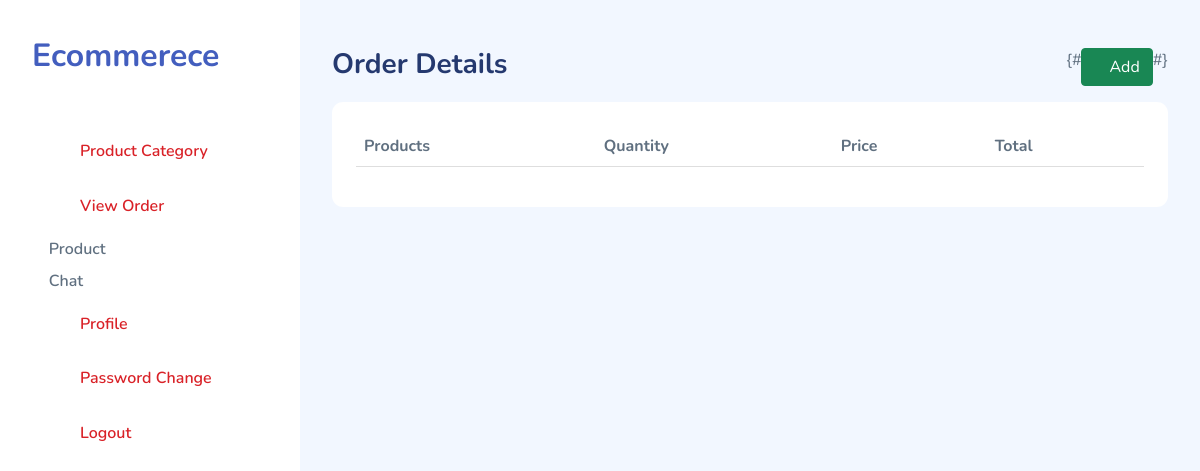
Page /dashboard/order_details_ind/79ecc9eb44e34179b026fbca0216a335 (signed in) on the earlier database version.
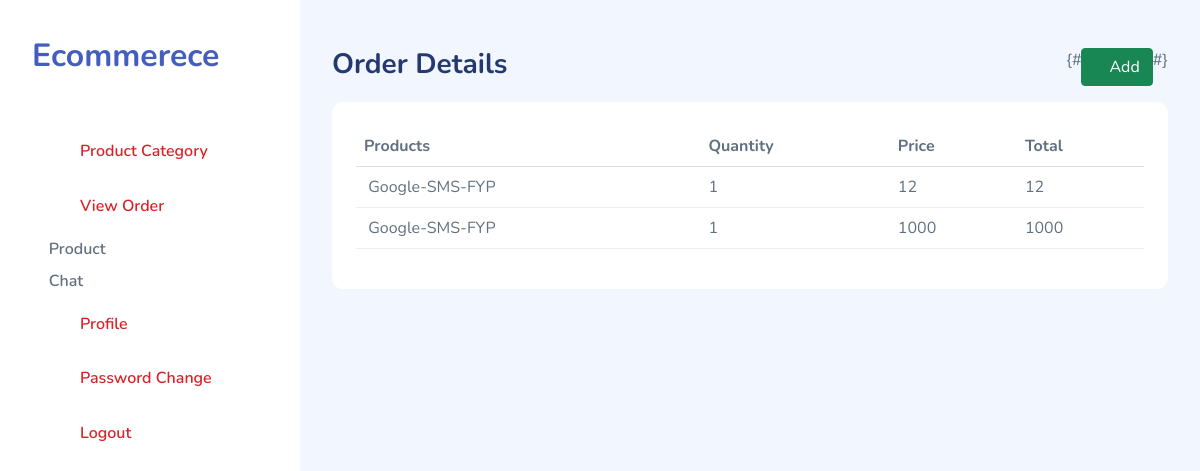
Same page on the later database version.
### cart/models.py (models this page shows, shortened)
class Cart(models.Model):
    product = models.ForeignKey(Product, on_delete=models.PROTECT)
    user = models.ForeignKey(MyUser, on_delete=models.PROTECT)
    quantity = models.PositiveIntegerField()
    is_bought = models.BooleanField(default=False)
    is_paid = models.BooleanField(default=False)
    payment_method = models.CharField(max_length=50, null=True, blank=True)
    order_id = models.CharField(max_length=100, null=True, blank=True)
    shipping_address = models.CharField(max_length=100, null=True, blank=True)
    price = models.PositiveIntegerField(null=True, blank=True)
    is_send = models.BooleanField(default=False)
    is_delivered = models.BooleanField(default=False)

### products/models.py (models this page shows, shortened)
class Product(models.Model):
    name = models.CharField(max_length=100)
    price = models.PositiveIntegerField()
    categories = models.ForeignKey(ProductCategories, on_delete=models.PROTECT)
    photo = models.ImageField(upload_to='products')
    desc = RichTextField()
    season = models.ForeignKey(Season, on_delete=models.SET_NULL, blank=True, null=True)
    stock = models.PositiveIntegerField()
    create_date = models.DateField(auto_now=True)
    total_click = models.PositiveIntegerField(default=0)
    discount_amt = models.PositiveIntegerField(default=0)
    is_available = models.BooleanField(default=True)

### decorator.py (the view)
        def wrap(request, *args, **kwargs):
            if request.user.is_authenticated:
                if request.user.is_admin:
                    return view_function(request, *args, **kwargs)
                else:
                    raise PermissionDenied
            else:
                return redirect('accounts:login')

### dashboard/views.py (called while the page is built)
@is_admin()
def view_order_details_ind(request, orderid):
    order_details = Cart.objects.filter(order_id=orderid)
    context = {'my_orders': order_details}
    return render(request, 'dashboard/order_detail_ind.html', context)

### decorator.py (called while the page is built)
def is_admin():
    def decorator(view_function):
        def wrap(request, *args, **kwargs):
            if request.user.is_authenticated:
                if request.user.is_admin:
                    return view_function(request, *args, **kwargs)
                else:
                    raise PermissionDenied
            else:
                return redirect('accounts:login')
        return wrap
    return decorator

### dashboard/templates/dashboard/order_detail_ind.html (shortened to what this page needs)
{% extends 'dashboard/base.html' %}
{% block pagetitle %}Order Details{% endblock %}
{% block body %}
<div class="card-body">
    <table class="table table-responsive" id="table1">
        <thead style="width: 100%;">
        <tr>
            <tr>
                    <th>Products</th>
                    <th>Quantity</th>
                    <th>Price</th>
                    <th>Total</th>
                </tr>
        </tr>
        </thead>
        <tbody>
        {% for order in my_orders %}
                    <tr>
                        <td class="align-middle"><img src="{{ order.product.photo.url }}" alt=""
                            {{ order.product.name }}
                        </td>
                        <td class="align-middle">{{ order.quantity }}</td>
                        <td class="align-middle">{{ order.product.price }}</td>
                        <td class="align-middle">{{ order.price }}</td>
                    </tr>
                {% endfor %}
        </tbody>
    </table>
</div>
{% endblock %}

### dashboard/templates/dashboard/base.html (shortened to what this page needs)
{% load static %}
<!DOCTYPE html>
<html lang="en">
  <head>
    <link
      rel="stylesheet"
      href="{% static 'dashboard/assets/css/bootstrap.css' %}"
    />
    <link
      rel="stylesheet"
      href="{% static 'dashboard/assets/vendors/simple-datatables/style.css' %}"
    />
    <link
      rel="stylesheet"
      href="{% static 'dashboard/assets/vendors/bootstrap-icons/bootstrap-icons.css' %}"
    />
    <link rel="stylesheet" href="{% static 'dashboard/assets/css/app.css' %}" />
  </head>
  <body>
    <div id="app">
      <div id="sidebar" class="active">
        <div class="sidebar-wrapper active">
          <div class="sidebar-header">
            <div class="d-flex justify-content-between">
              <div class="logo">
                <a href="/">Ecommerece</a>
              </div>
            </div>
          </div>
          <div class="sidebar-menu">
            <ul class="menu">
              {% if request.user.is_admin %}
              <li class="sidebar-item">
                <a
                  {% comment %} href="{% url 'product:product_category_list' %}" {% endcomment %}
                  class="sidebar-link"
                >
                  <i class="bi bi-people"></i>
                  <span>Product Category</span>
                </a>
              </li>
              <li class="sidebar-item">
                <a
                  href="{% url 'dashboard:order_details' %}"
                  class="sidebar-link"
                >
                  <i class="bi bi-people"></i>
                  <span>View Order</span>
                </a>
              </li>
              <li class="sidebar-item">
                  <i class="bi bi-people"></i>
                  <span>Product</span>
              </li>
              <li class="sidebar-item">
                  <i class="bi bi-chat"></i>
                  <span>Chat</span>
              </li>
              {% endif %} {% if request.user.is_authenticated %}
              <li class="sidebar-item">
                <a
                  href="{% url 'my_profile:profile_list_view' %}"
                  class="sidebar-link"
                >
                  <i class="bi bi-people"></i>
                  <span>Profile</span>
                </a>
              </li>
              <li class="sidebar-item">
                <a
                  href="{% url 'accounts:password_change' %}"
                  class="sidebar-link"
                >
                  <i class="bi bi-file-lock"></i>
                  <span>Password Change</span>
                </a>
              </li>
              <li class="sidebar-item">
                <a href="{% url 'accounts:logout' %}" class="sidebar-link">
                  <i class="bi bi-lock"></i>
                  <span>Logout</span>
                </a>
              </li>
              {% endif %}
            </ul>
          </div>
        </div>
      </div>
      <div id="main">
        <div class="page-heading">
          <div class="page-title">
            <div class="row">
              <div class="col-12 col-md-6 order-md-1 order-last">
                <h3>{% block pagetitle %}{% endblock %}</h3>
              </div>
              <div class="col-12 col-md-6 order-md-2 order-first">
                <nav
                  aria-label="breadcrumb"
                  class="breadcrumb-header float-start float-lg-end"
                >
                  <ol class="breadcrumb">
                    {% block actionblock %}{% endblock %} {#
                    <a class="btn btn-success"
                      ><i class="bi bi-plus-circle" style="font-size: 14px"></i>
                      Add</a
                    >#}
                  </ol>
                </nav>
              </div>
            </div>
          </div>
          <section class="section">
            <div class="card">{% block body %}{% endblock %}</div>
          </section>
        </div>
      </div>
    </div>
  </body>
</html>

### static/dashboard/assets/css/app.css (style rules this page uses)
.btn i,.btn svg { width:16px;height:16px }
.btn.btn-danger,.btn.btn-info,.btn.btn-primary,.btn.btn-secondary,.btn.btn-success,.btn.btn-warning { color:#fff }
.card { margin-bottom:2.2rem;border:none }
.card .card-body { padding:1.5rem }
#sidebar.active .sidebar-wrapper { left:0 }
.sidebar-wrapper { width:300px;height:100vh;position:fixed;top:0;z-index:10;overflow-y:auto;background-color:#fff;bottom:0;transition:left .5s ease-out }
.sidebar-wrapper .sidebar-header { padding:2rem 2rem 1rem;font-size:2rem;font-weight:700 }
.sidebar-wrapper .menu { margin-top:2rem;padding:0 2rem;font-weight:600 }
.sidebar-wrapper .menu .sidebar-link { display:block;padding:.7rem 1rem;font-size:1rem;display:flex;align-items:center;border-radius:.5rem;transition:all .5s;text-decoration:none;color:#d92228 }
.sidebar-wrapper .menu .sidebar-link i,.sidebar-wrapper .menu .sidebar-link svg { color:#7c8db5 }
.sidebar-wrapper .menu .sidebar-link span { margin-left:1rem }
.sidebar-wrapper .menu .sidebar-item { list-style:none;margin-top:.5rem;position:relative }
.dataTable-table td,.dataTable-table thead th,.table td,.table thead th { vertical-align:middle }
.dataTable-table:not(.table-borderless) thead th,.table:not(.table-borderless) thead th { border-bottom:1px solid #dedede!important }
.bi { width:1rem;height:1rem }
#main { margin-left:300px;padding:2rem }
.page-heading { margin:0 0 2rem }
.page-heading h3 { font-weight:700 }
a { text-decoration:none }

Differences in the rows shown:
added Cart: product.name "Google-SMS-FYP", quantity "1", product.price "12", price "12"
added Cart: product.name "Google-SMS-FYP", quantity "1", product.price "1000", price "1000"
